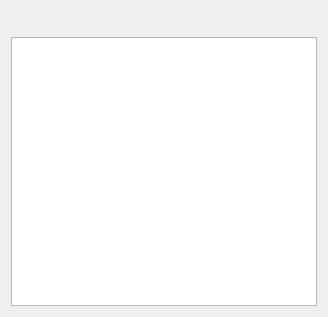
<?xml version="1.0" encoding="UTF-8"?>
<ui version="4.0">
 <class>TablePanelWidgetClass</class>
 <widget class="QWidget" name="TablePanelWidgetClass">
  <property name="geometry">
   <rect>
    <x>0</x>
    <y>0</y>
    <width>328</width>
    <height>317</height>
   </rect>
  </property>
  <property name="windowTitle">
   <string>Form</string>
  </property>
  <layout class="QVBoxLayout" name="verticalLayout">
   <item>
    <layout class="QHBoxLayout" name="horizontalLayout">
     <item>
      <widget class="QLabel" name="filePathLabel">
       <property name="toolTip">
        <string>Table file path</string>
       </property>
       <property name="text">
        <string/>
       </property>
      </widget>
     </item>
     <item>
      <spacer name="horizontalSpacer">
       <property name="orientation">
        <enum>Qt::Horizontal</enum>
       </property>
       <property name="sizeHint" stdset="0">
        <size>
         <width>40</width>
         <height>20</height>
        </size>
       </property>
      </spacer>
     </item>
     <item>
      <widget class="QLabel" name="rowCountLabel">
       <property name="toolTip">
        <string>Number of rows</string>
       </property>
       <property name="text">
        <string/>
       </property>
      </widget>
     </item>
    </layout>
   </item>
   <item>
    <widget class="D2StringTableWidget" name="tableWidget">
     <property name="acceptDrops">
      <bool>true</bool>
     </property>
     <property name="editTriggers">
      <set>QAbstractItemView::NoEditTriggers</set>
     </property>
     <property name="dragEnabled">
      <bool>true</bool>
     </property>
     <property name="dragDropOverwriteMode">
      <bool>true</bool>
     </property>
     <property name="dragDropMode">
      <enum>QAbstractItemView::DragDrop</enum>
     </property>
     <property name="defaultDropAction">
      <enum>Qt::CopyAction</enum>
     </property>
     <property name="cornerButtonEnabled">
      <bool>false</bool>
     </property>
     <attribute name="verticalHeaderCascadingSectionResizes">
      <bool>true</bool>
     </attribute>
    </widget>
   </item>
  </layout>
 </widget>
 <customwidgets>
  <customwidget>
   <class>D2StringTableWidget</class>
   <extends>QTableView</extends>
   <header>d2stringtablewidget.h</header>
  </customwidget>
 </customwidgets>
 <resources/>
 <connections/>
</ui>
